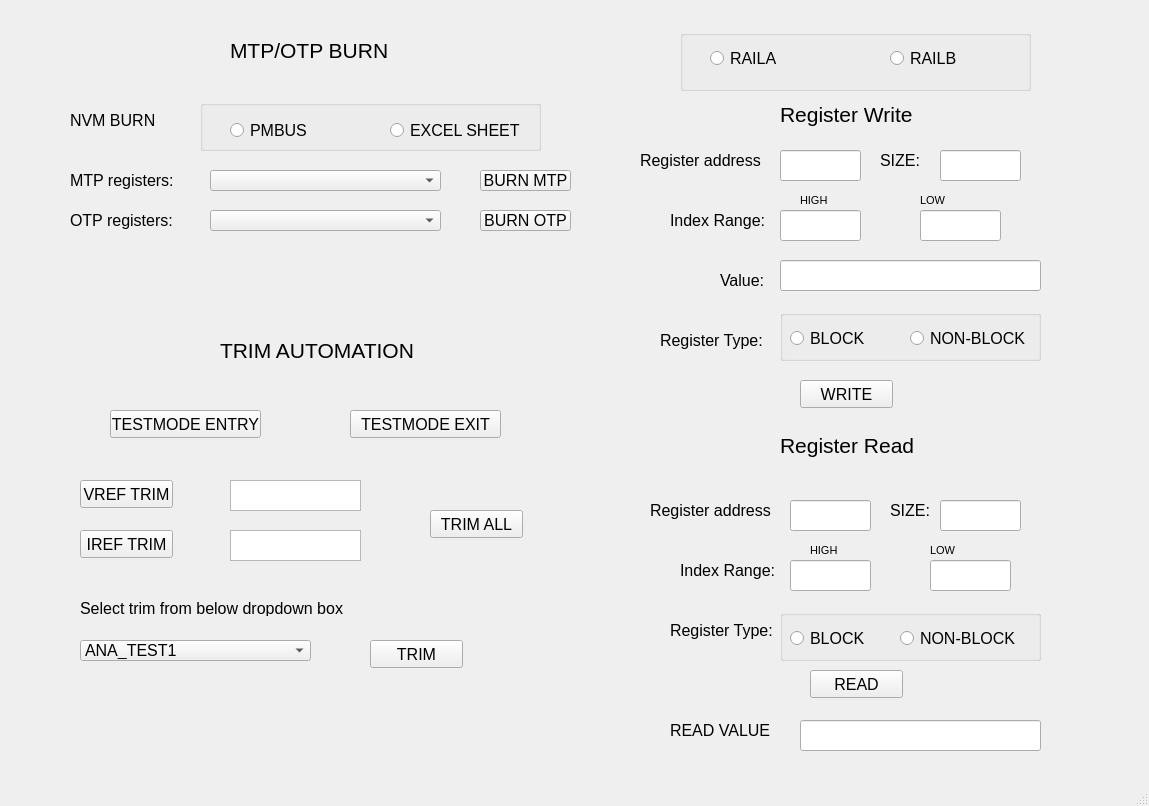
<?xml version="1.0" encoding="UTF-8"?>
<ui version="4.0">
 <class>MainWindow</class>
 <widget class="QMainWindow" name="MainWindow">
  <property name="geometry">
   <rect>
    <x>0</x>
    <y>0</y>
    <width>1149</width>
    <height>806</height>
   </rect>
  </property>
  <property name="windowTitle">
   <string>MainWindow</string>
  </property>
  <property name="styleSheet">
   <string notr="true"/>
  </property>
  <widget class="QWidget" name="centralwidget">
   <widget class="QLabel" name="label">
    <property name="geometry">
     <rect>
      <x>220</x>
      <y>330</y>
      <width>241</width>
      <height>41</height>
     </rect>
    </property>
    <property name="font">
     <font>
      <pointsize>16</pointsize>
     </font>
    </property>
    <property name="text">
     <string>TRIM AUTOMATION</string>
    </property>
   </widget>
   <widget class="QLabel" name="label_2">
    <property name="geometry">
     <rect>
      <x>70</x>
      <y>170</y>
      <width>111</width>
      <height>20</height>
     </rect>
    </property>
    <property name="font">
     <font>
      <pointsize>12</pointsize>
     </font>
    </property>
    <property name="text">
     <string>MTP registers:</string>
    </property>
   </widget>
   <widget class="QLabel" name="label_3">
    <property name="geometry">
     <rect>
      <x>70</x>
      <y>210</y>
      <width>111</width>
      <height>20</height>
     </rect>
    </property>
    <property name="font">
     <font>
      <pointsize>12</pointsize>
     </font>
    </property>
    <property name="text">
     <string>OTP registers:</string>
    </property>
   </widget>
   <widget class="QPushButton" name="pushButton_mtp">
    <property name="geometry">
     <rect>
      <x>480</x>
      <y>170</y>
      <width>91</width>
      <height>21</height>
     </rect>
    </property>
    <property name="font">
     <font>
      <pointsize>12</pointsize>
     </font>
    </property>
    <property name="text">
     <string>BURN MTP</string>
    </property>
   </widget>
   <widget class="QPushButton" name="pushButton_otp">
    <property name="geometry">
     <rect>
      <x>480</x>
      <y>210</y>
      <width>91</width>
      <height>21</height>
     </rect>
    </property>
    <property name="font">
     <font>
      <pointsize>12</pointsize>
     </font>
    </property>
    <property name="text">
     <string>BURN OTP</string>
    </property>
   </widget>
   <widget class="QPushButton" name="pushButton_vref">
    <property name="geometry">
     <rect>
      <x>80</x>
      <y>480</y>
      <width>93</width>
      <height>28</height>
     </rect>
    </property>
    <property name="font">
     <font>
      <pointsize>12</pointsize>
     </font>
    </property>
    <property name="text">
     <string>VREF TRIM</string>
    </property>
   </widget>
   <widget class="QPushButton" name="pushButton_iref">
    <property name="geometry">
     <rect>
      <x>80</x>
      <y>530</y>
      <width>93</width>
      <height>28</height>
     </rect>
    </property>
    <property name="font">
     <font>
      <pointsize>12</pointsize>
     </font>
    </property>
    <property name="text">
     <string>IREF TRIM</string>
    </property>
   </widget>
   <widget class="QTextEdit" name="textEdit_vref">
    <property name="geometry">
     <rect>
      <x>230</x>
      <y>480</y>
      <width>131</width>
      <height>31</height>
     </rect>
    </property>
    <property name="font">
     <font>
      <pointsize>12</pointsize>
     </font>
    </property>
   </widget>
   <widget class="QTextEdit" name="textEdit_iref">
    <property name="geometry">
     <rect>
      <x>230</x>
      <y>530</y>
      <width>131</width>
      <height>31</height>
     </rect>
    </property>
    <property name="font">
     <font>
      <pointsize>12</pointsize>
     </font>
    </property>
   </widget>
   <widget class="QLabel" name="label_4">
    <property name="geometry">
     <rect>
      <x>80</x>
      <y>600</y>
      <width>291</width>
      <height>16</height>
     </rect>
    </property>
    <property name="font">
     <font>
      <pointsize>12</pointsize>
     </font>
    </property>
    <property name="text">
     <string>Select trim from below dropdown box</string>
    </property>
   </widget>
   <widget class="QPushButton" name="pushButton_trim">
    <property name="geometry">
     <rect>
      <x>370</x>
      <y>640</y>
      <width>93</width>
      <height>28</height>
     </rect>
    </property>
    <property name="font">
     <font>
      <pointsize>12</pointsize>
     </font>
    </property>
    <property name="text">
     <string>TRIM</string>
    </property>
   </widget>
   <widget class="QComboBox" name="comboBox_trim">
    <property name="geometry">
     <rect>
      <x>80</x>
      <y>640</y>
      <width>231</width>
      <height>21</height>
     </rect>
    </property>
    <property name="font">
     <font>
      <pointsize>12</pointsize>
     </font>
    </property>
    <item>
     <property name="text">
      <string>ANA_TEST1</string>
     </property>
    </item>
    <item>
     <property name="text">
      <string>ANA_TEST2</string>
     </property>
    </item>
    <item>
     <property name="text">
      <string>ANA_TEST3</string>
     </property>
    </item>
   </widget>
   <widget class="QComboBox" name="comboBox_otp">
    <property name="geometry">
     <rect>
      <x>210</x>
      <y>210</y>
      <width>231</width>
      <height>21</height>
     </rect>
    </property>
    <property name="font">
     <font>
      <pointsize>12</pointsize>
     </font>
    </property>
   </widget>
   <widget class="QComboBox" name="comboBox_mtp">
    <property name="geometry">
     <rect>
      <x>210</x>
      <y>170</y>
      <width>231</width>
      <height>21</height>
     </rect>
    </property>
    <property name="font">
     <font>
      <pointsize>12</pointsize>
     </font>
    </property>
    <property name="toolTip">
     <string>&lt;html&gt;&lt;head/&gt;&lt;body&gt;&lt;p&gt;select mtp registers sheet&lt;/p&gt;&lt;p&gt;&lt;br/&gt;&lt;/p&gt;&lt;/body&gt;&lt;/html&gt;</string>
    </property>
    <property name="whatsThis">
     <string>&lt;html&gt;&lt;head/&gt;&lt;body&gt;&lt;p&gt;Select MTP registers sheet&lt;/p&gt;&lt;/body&gt;&lt;/html&gt;</string>
    </property>
   </widget>
   <widget class="QLabel" name="label_5">
    <property name="geometry">
     <rect>
      <x>70</x>
      <y>110</y>
      <width>101</width>
      <height>21</height>
     </rect>
    </property>
    <property name="font">
     <font>
      <pointsize>12</pointsize>
     </font>
    </property>
    <property name="text">
     <string>NVM BURN</string>
    </property>
   </widget>
   <widget class="QPushButton" name="pushButton_trim_2">
    <property name="geometry">
     <rect>
      <x>430</x>
      <y>510</y>
      <width>93</width>
      <height>28</height>
     </rect>
    </property>
    <property name="font">
     <font>
      <pointsize>12</pointsize>
     </font>
    </property>
    <property name="text">
     <string>TRIM ALL</string>
    </property>
   </widget>
   <widget class="QPushButton" name="pushButton_test_enter">
    <property name="geometry">
     <rect>
      <x>110</x>
      <y>410</y>
      <width>151</width>
      <height>28</height>
     </rect>
    </property>
    <property name="font">
     <font>
      <pointsize>12</pointsize>
     </font>
    </property>
    <property name="text">
     <string>TESTMODE ENTRY</string>
    </property>
   </widget>
   <widget class="QPushButton" name="pushButton_test_exit">
    <property name="geometry">
     <rect>
      <x>350</x>
      <y>410</y>
      <width>151</width>
      <height>28</height>
     </rect>
    </property>
    <property name="font">
     <font>
      <pointsize>12</pointsize>
     </font>
    </property>
    <property name="text">
     <string>TESTMODE EXIT</string>
    </property>
   </widget>
   <widget class="QLabel" name="label_6">
    <property name="geometry">
     <rect>
      <x>780</x>
      <y>99</y>
      <width>201</width>
      <height>31</height>
     </rect>
    </property>
    <property name="font">
     <font>
      <pointsize>16</pointsize>
     </font>
    </property>
    <property name="text">
     <string>Register Write</string>
    </property>
   </widget>
   <widget class="QLabel" name="label_7">
    <property name="geometry">
     <rect>
      <x>640</x>
      <y>150</y>
      <width>121</width>
      <height>21</height>
     </rect>
    </property>
    <property name="font">
     <font>
      <pointsize>12</pointsize>
     </font>
    </property>
    <property name="text">
     <string>Register address:</string>
    </property>
   </widget>
   <widget class="QLabel" name="label_8">
    <property name="geometry">
     <rect>
      <x>670</x>
      <y>210</y>
      <width>101</width>
      <height>21</height>
     </rect>
    </property>
    <property name="font">
     <font>
      <pointsize>12</pointsize>
     </font>
    </property>
    <property name="text">
     <string>Index Range:</string>
    </property>
   </widget>
   <widget class="QLabel" name="label_9">
    <property name="geometry">
     <rect>
      <x>720</x>
      <y>270</y>
      <width>61</width>
      <height>21</height>
     </rect>
    </property>
    <property name="font">
     <font>
      <pointsize>12</pointsize>
     </font>
    </property>
    <property name="text">
     <string>Value:</string>
    </property>
   </widget>
   <widget class="QLabel" name="label_10">
    <property name="geometry">
     <rect>
      <x>660</x>
      <y>330</y>
      <width>111</width>
      <height>21</height>
     </rect>
    </property>
    <property name="font">
     <font>
      <pointsize>12</pointsize>
     </font>
    </property>
    <property name="text">
     <string>Register Type:</string>
    </property>
   </widget>
   <widget class="QLabel" name="label_11">
    <property name="geometry">
     <rect>
      <x>800</x>
      <y>190</y>
      <width>51</width>
      <height>21</height>
     </rect>
    </property>
    <property name="font">
     <font>
      <pointsize>8</pointsize>
     </font>
    </property>
    <property name="text">
     <string>HIGH</string>
    </property>
   </widget>
   <widget class="QLabel" name="label_12">
    <property name="geometry">
     <rect>
      <x>920</x>
      <y>190</y>
      <width>51</width>
      <height>21</height>
     </rect>
    </property>
    <property name="font">
     <font>
      <pointsize>8</pointsize>
     </font>
    </property>
    <property name="text">
     <string>LOW</string>
    </property>
   </widget>
   <widget class="QPushButton" name="pushButton_reg_write">
    <property name="geometry">
     <rect>
      <x>800</x>
      <y>380</y>
      <width>93</width>
      <height>28</height>
     </rect>
    </property>
    <property name="font">
     <font>
      <pointsize>12</pointsize>
     </font>
    </property>
    <property name="text">
     <string>WRITE</string>
    </property>
   </widget>
   <widget class="QLabel" name="label_20">
    <property name="geometry">
     <rect>
      <x>880</x>
      <y>150</y>
      <width>61</width>
      <height>21</height>
     </rect>
    </property>
    <property name="font">
     <font>
      <pointsize>12</pointsize>
     </font>
    </property>
    <property name="text">
     <string>SIZE:</string>
    </property>
   </widget>
   <widget class="QLabel" name="label_13">
    <property name="geometry">
     <rect>
      <x>930</x>
      <y>540</y>
      <width>51</width>
      <height>21</height>
     </rect>
    </property>
    <property name="font">
     <font>
      <pointsize>8</pointsize>
     </font>
    </property>
    <property name="text">
     <string>LOW</string>
    </property>
   </widget>
   <widget class="QLabel" name="label_14">
    <property name="geometry">
     <rect>
      <x>680</x>
      <y>560</y>
      <width>101</width>
      <height>21</height>
     </rect>
    </property>
    <property name="font">
     <font>
      <pointsize>12</pointsize>
     </font>
    </property>
    <property name="text">
     <string>Index Range:</string>
    </property>
   </widget>
   <widget class="QLabel" name="label_15">
    <property name="geometry">
     <rect>
      <x>670</x>
      <y>620</y>
      <width>111</width>
      <height>21</height>
     </rect>
    </property>
    <property name="font">
     <font>
      <pointsize>12</pointsize>
     </font>
    </property>
    <property name="text">
     <string>Register Type:</string>
    </property>
   </widget>
   <widget class="QLabel" name="label_16">
    <property name="geometry">
     <rect>
      <x>780</x>
      <y>430</y>
      <width>201</width>
      <height>31</height>
     </rect>
    </property>
    <property name="font">
     <font>
      <pointsize>16</pointsize>
     </font>
    </property>
    <property name="text">
     <string>Register Read</string>
    </property>
   </widget>
   <widget class="QLabel" name="label_17">
    <property name="geometry">
     <rect>
      <x>650</x>
      <y>500</y>
      <width>121</width>
      <height>21</height>
     </rect>
    </property>
    <property name="font">
     <font>
      <pointsize>12</pointsize>
     </font>
    </property>
    <property name="text">
     <string>Register address:</string>
    </property>
   </widget>
   <widget class="QLabel" name="label_21">
    <property name="geometry">
     <rect>
      <x>890</x>
      <y>500</y>
      <width>61</width>
      <height>21</height>
     </rect>
    </property>
    <property name="font">
     <font>
      <pointsize>12</pointsize>
     </font>
    </property>
    <property name="text">
     <string>SIZE:</string>
    </property>
   </widget>
   <widget class="QLabel" name="label_19">
    <property name="geometry">
     <rect>
      <x>810</x>
      <y>540</y>
      <width>51</width>
      <height>21</height>
     </rect>
    </property>
    <property name="font">
     <font>
      <pointsize>8</pointsize>
     </font>
    </property>
    <property name="text">
     <string>HIGH</string>
    </property>
   </widget>
   <widget class="QPushButton" name="pushButton_reg_read">
    <property name="geometry">
     <rect>
      <x>810</x>
      <y>670</y>
      <width>93</width>
      <height>28</height>
     </rect>
    </property>
    <property name="font">
     <font>
      <pointsize>12</pointsize>
     </font>
    </property>
    <property name="text">
     <string>READ</string>
    </property>
   </widget>
   <widget class="QLabel" name="label_18">
    <property name="geometry">
     <rect>
      <x>670</x>
      <y>720</y>
      <width>111</width>
      <height>21</height>
     </rect>
    </property>
    <property name="font">
     <font>
      <pointsize>12</pointsize>
     </font>
    </property>
    <property name="text">
     <string>READ VALUE</string>
    </property>
   </widget>
   <widget class="QLabel" name="label_22">
    <property name="geometry">
     <rect>
      <x>230</x>
      <y>30</y>
      <width>241</width>
      <height>41</height>
     </rect>
    </property>
    <property name="font">
     <font>
      <pointsize>16</pointsize>
     </font>
    </property>
    <property name="text">
     <string>MTP/OTP BURN</string>
    </property>
   </widget>
   <widget class="QGroupBox" name="groupBox">
    <property name="geometry">
     <rect>
      <x>780</x>
      <y>610</y>
      <width>261</width>
      <height>51</height>
     </rect>
    </property>
    <property name="title">
     <string/>
    </property>
    <widget class="QRadioButton" name="radioButton_nonblock_read">
     <property name="geometry">
      <rect>
       <x>120</x>
       <y>20</y>
       <width>121</width>
       <height>17</height>
      </rect>
     </property>
     <property name="font">
      <font>
       <pointsize>12</pointsize>
      </font>
     </property>
     <property name="text">
      <string>NON-BLOCK</string>
     </property>
    </widget>
    <widget class="QRadioButton" name="radioButton_block_read">
     <property name="geometry">
      <rect>
       <x>10</x>
       <y>20</y>
       <width>82</width>
       <height>17</height>
      </rect>
     </property>
     <property name="font">
      <font>
       <pointsize>12</pointsize>
      </font>
     </property>
     <property name="text">
      <string>BLOCK</string>
     </property>
    </widget>
   </widget>
   <widget class="QGroupBox" name="groupBox_2">
    <property name="geometry">
     <rect>
      <x>780</x>
      <y>310</y>
      <width>261</width>
      <height>51</height>
     </rect>
    </property>
    <property name="title">
     <string/>
    </property>
    <widget class="QRadioButton" name="radioButton_blockw">
     <property name="geometry">
      <rect>
       <x>10</x>
       <y>20</y>
       <width>82</width>
       <height>17</height>
      </rect>
     </property>
     <property name="font">
      <font>
       <pointsize>12</pointsize>
      </font>
     </property>
     <property name="text">
      <string>BLOCK</string>
     </property>
    </widget>
    <widget class="QRadioButton" name="radioButton_nonblockw">
     <property name="geometry">
      <rect>
       <x>130</x>
       <y>20</y>
       <width>121</width>
       <height>17</height>
      </rect>
     </property>
     <property name="font">
      <font>
       <pointsize>12</pointsize>
      </font>
     </property>
     <property name="text">
      <string>NON-BLOCK</string>
     </property>
    </widget>
   </widget>
   <widget class="QGroupBox" name="groupBox_3">
    <property name="geometry">
     <rect>
      <x>200</x>
      <y>100</y>
      <width>341</width>
      <height>51</height>
     </rect>
    </property>
    <property name="title">
     <string/>
    </property>
    <widget class="QRadioButton" name="radioButton">
     <property name="geometry">
      <rect>
       <x>30</x>
       <y>20</y>
       <width>95</width>
       <height>20</height>
      </rect>
     </property>
     <property name="font">
      <font>
       <pointsize>12</pointsize>
      </font>
     </property>
     <property name="text">
      <string>PMBUS</string>
     </property>
    </widget>
    <widget class="QRadioButton" name="radioButton_2">
     <property name="geometry">
      <rect>
       <x>190</x>
       <y>20</y>
       <width>131</width>
       <height>20</height>
      </rect>
     </property>
     <property name="font">
      <font>
       <pointsize>12</pointsize>
      </font>
     </property>
     <property name="text">
      <string>EXCEL SHEET</string>
     </property>
    </widget>
   </widget>
   <widget class="QLineEdit" name="lineEdit_addw">
    <property name="geometry">
     <rect>
      <x>780</x>
      <y>150</y>
      <width>81</width>
      <height>31</height>
     </rect>
    </property>
   </widget>
   <widget class="QLineEdit" name="lineEdit_addrsize">
    <property name="geometry">
     <rect>
      <x>940</x>
      <y>150</y>
      <width>81</width>
      <height>31</height>
     </rect>
    </property>
   </widget>
   <widget class="QLineEdit" name="lineEdit_indexhighw">
    <property name="geometry">
     <rect>
      <x>780</x>
      <y>210</y>
      <width>81</width>
      <height>31</height>
     </rect>
    </property>
   </widget>
   <widget class="QLineEdit" name="lineEdit_indexloww">
    <property name="geometry">
     <rect>
      <x>920</x>
      <y>210</y>
      <width>81</width>
      <height>31</height>
     </rect>
    </property>
   </widget>
   <widget class="QLineEdit" name="lineEdit_valuew">
    <property name="geometry">
     <rect>
      <x>780</x>
      <y>260</y>
      <width>261</width>
      <height>31</height>
     </rect>
    </property>
   </widget>
   <widget class="QLineEdit" name="lineEdit_addr">
    <property name="geometry">
     <rect>
      <x>790</x>
      <y>500</y>
      <width>81</width>
      <height>31</height>
     </rect>
    </property>
   </widget>
   <widget class="QLineEdit" name="lineEdit_sizer">
    <property name="geometry">
     <rect>
      <x>940</x>
      <y>500</y>
      <width>81</width>
      <height>31</height>
     </rect>
    </property>
   </widget>
   <widget class="QLineEdit" name="lineEdit_index_highr">
    <property name="geometry">
     <rect>
      <x>790</x>
      <y>560</y>
      <width>81</width>
      <height>31</height>
     </rect>
    </property>
   </widget>
   <widget class="QLineEdit" name="lineEdit_index_lowr">
    <property name="geometry">
     <rect>
      <x>930</x>
      <y>560</y>
      <width>81</width>
      <height>31</height>
     </rect>
    </property>
   </widget>
   <widget class="QLineEdit" name="lineEdit_read_value">
    <property name="geometry">
     <rect>
      <x>800</x>
      <y>720</y>
      <width>241</width>
      <height>31</height>
     </rect>
    </property>
   </widget>
   <widget class="QGroupBox" name="groupBox_4">
    <property name="geometry">
     <rect>
      <x>680</x>
      <y>30</y>
      <width>351</width>
      <height>61</height>
     </rect>
    </property>
    <property name="title">
     <string/>
    </property>
    <widget class="QRadioButton" name="radioButton_raila_sel">
     <property name="geometry">
      <rect>
       <x>30</x>
       <y>20</y>
       <width>82</width>
       <height>17</height>
      </rect>
     </property>
     <property name="font">
      <font>
       <pointsize>12</pointsize>
      </font>
     </property>
     <property name="text">
      <string>RAILA</string>
     </property>
    </widget>
    <widget class="QRadioButton" name="radioButton_railb_sel">
     <property name="geometry">
      <rect>
       <x>210</x>
       <y>20</y>
       <width>121</width>
       <height>17</height>
      </rect>
     </property>
     <property name="font">
      <font>
       <pointsize>12</pointsize>
      </font>
     </property>
     <property name="text">
      <string>RAILB</string>
     </property>
    </widget>
   </widget>
  </widget>
  <widget class="QMenuBar" name="menubar">
   <property name="geometry">
    <rect>
     <x>0</x>
     <y>0</y>
     <width>1149</width>
     <height>21</height>
    </rect>
   </property>
  </widget>
  <widget class="QStatusBar" name="statusbar"/>
 </widget>
 <resources/>
 <connections/>
</ui>
